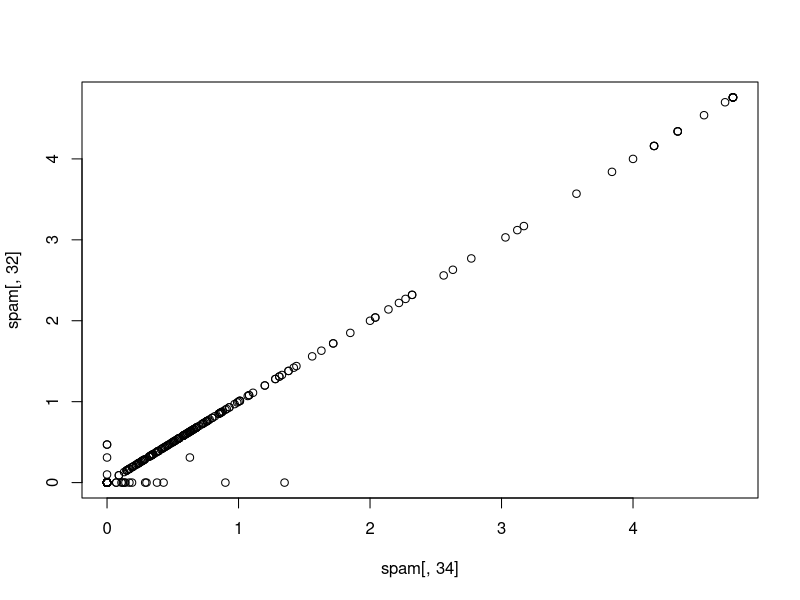
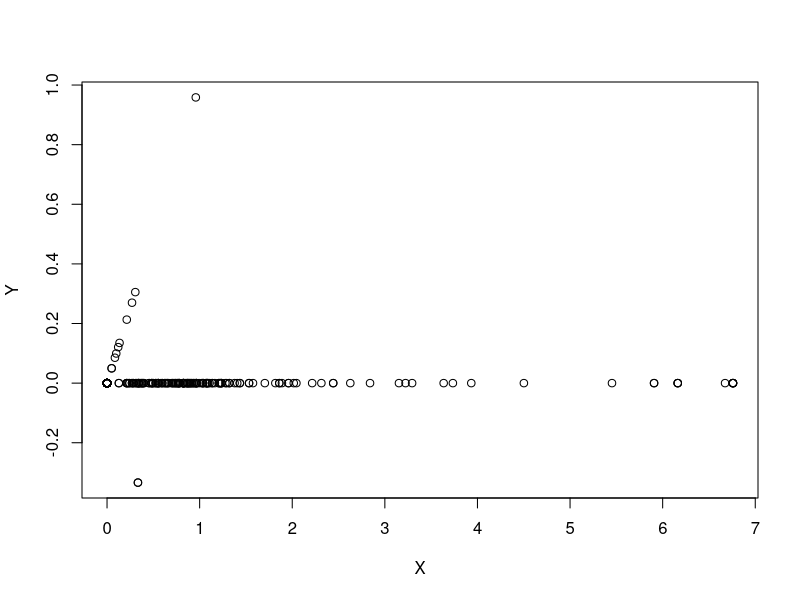

Recreate these plots in R, in order.

library(caret); library(kernlab); data(spam)
inTrain <- createDataPartition(y=spam$type,
                               p=0.75, list=FALSE)
training <- spam[inTrain,]
testing <- spam[-inTrain,]

M <- abs(cor(training[,-58]))
diag(M) <- 0 #cor on diagonal is always 1, so make it 0
which(M > 0.8, arr.ind=TRUE)
names(spam)[c(34,32)]
plot(spam[,34],spam[,32])


##Basic PCA idea
# We might not need every predictor
# A weighted combination of predictors might be better
# We should pick this combination to capture the "most information" possible
# Benefits
#   Reduced number of predictors
#   Reduced noise (due to averaging)


X <- 0.71*training$num415 + 0.71*training$num857
Y <- 0.71*training$num415 - 0.71*training$num857
plot(X,Y)


## Preprocessing with PCA

preProc <- preProcess(log10(training[,-58]+1),method="pca",pcaComp=2) 
#<- log is useful against outliers and skewed data

trainPC <- predict(preProc,log10(training[,-58]+1))

# modelFit <- train(training$type ~ .,method="glm",data=trainPC) #doesn't work

modelFit <- train(x = trainPC, y = training$type,method="glm") # works
modelFit

#predicting
testPC <- predict(preProc,log10(testing[,-58]+1)) #preProc is made from training (!)
confusionMatrix(testing$type,predict(modelFit,testPC))

# Alternative - pca is inside train func directly

modelFit <- train(type ~ ., method="glm", preProcess="pca", data=training)
modelFit
confusionMatrix(testing$type,predict(modelFit,testing))
